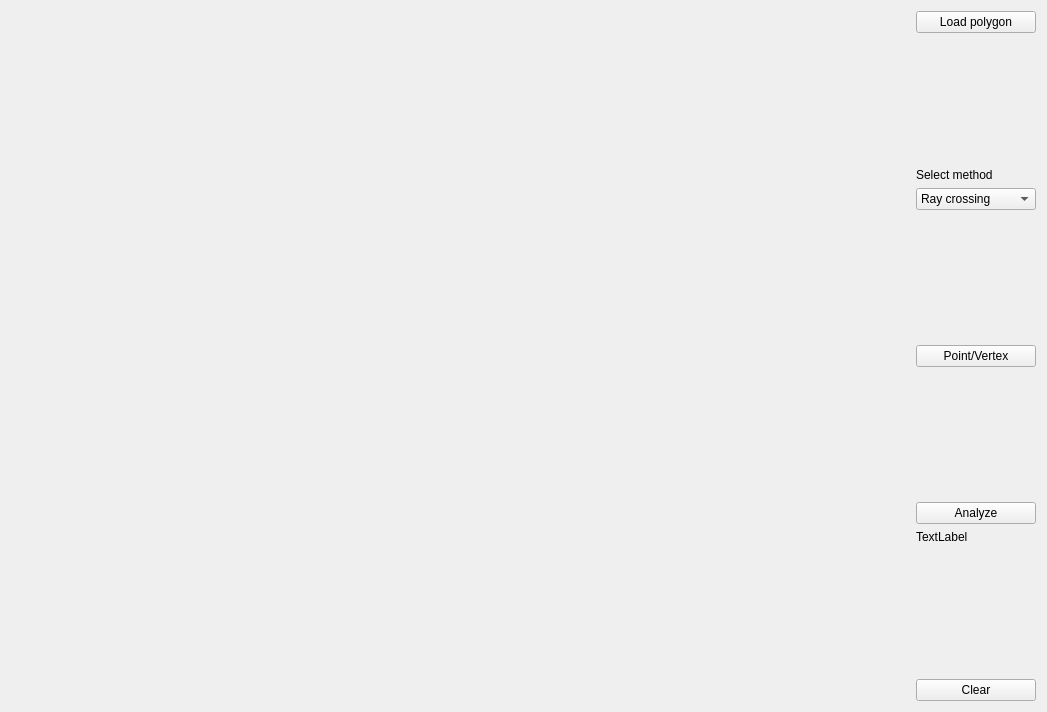
<?xml version="1.0" encoding="UTF-8"?>
<ui version="4.0">
 <class>Widget</class>
 <widget class="QWidget" name="Widget">
  <property name="geometry">
   <rect>
    <x>0</x>
    <y>0</y>
    <width>1047</width>
    <height>712</height>
   </rect>
  </property>
  <property name="windowTitle">
   <string>Point in Polygon</string>
  </property>
  <layout class="QHBoxLayout" name="horizontalLayout">
   <item>
    <widget class="Draw" name="Canvas" native="true">
     <property name="sizePolicy">
      <sizepolicy hsizetype="Preferred" vsizetype="Preferred">
       <horstretch>1</horstretch>
       <verstretch>1</verstretch>
      </sizepolicy>
     </property>
    </widget>
   </item>
   <item>
    <layout class="QVBoxLayout" name="verticalLayout">
     <item>
      <widget class="QPushButton" name="pushButtonLoad">
       <property name="text">
        <string>Load polygon</string>
       </property>
      </widget>
     </item>
     <item>
      <spacer name="verticalSpacer_4">
       <property name="orientation">
        <enum>Qt::Vertical</enum>
       </property>
       <property name="sizeHint" stdset="0">
        <size>
         <width>20</width>
         <height>40</height>
        </size>
       </property>
      </spacer>
     </item>
     <item>
      <widget class="QLabel" name="label_2">
       <property name="text">
        <string>Select method</string>
       </property>
      </widget>
     </item>
     <item>
      <widget class="QComboBox" name="comboBox">
       <item>
        <property name="text">
         <string>Ray crossing</string>
        </property>
       </item>
       <item>
        <property name="text">
         <string>Winding number</string>
        </property>
       </item>
      </widget>
     </item>
     <item>
      <spacer name="verticalSpacer_3">
       <property name="orientation">
        <enum>Qt::Vertical</enum>
       </property>
       <property name="sizeHint" stdset="0">
        <size>
         <width>20</width>
         <height>15</height>
        </size>
       </property>
      </spacer>
     </item>
     <item>
      <widget class="QPushButton" name="pushButton">
       <property name="text">
        <string>Point/Vertex</string>
       </property>
      </widget>
     </item>
     <item>
      <spacer name="verticalSpacer_2">
       <property name="orientation">
        <enum>Qt::Vertical</enum>
       </property>
       <property name="sizeHint" stdset="0">
        <size>
         <width>20</width>
         <height>100</height>
        </size>
       </property>
      </spacer>
     </item>
     <item>
      <widget class="QPushButton" name="pushButtonAnalyze">
       <property name="text">
        <string>Analyze</string>
       </property>
      </widget>
     </item>
     <item>
      <widget class="QLabel" name="label">
       <property name="text">
        <string>TextLabel</string>
       </property>
      </widget>
     </item>
     <item>
      <spacer name="verticalSpacer">
       <property name="orientation">
        <enum>Qt::Vertical</enum>
       </property>
       <property name="sizeHint" stdset="0">
        <size>
         <width>20</width>
         <height>40</height>
        </size>
       </property>
      </spacer>
     </item>
     <item>
      <widget class="QPushButton" name="pushButtonClear">
       <property name="text">
        <string>Clear</string>
       </property>
      </widget>
     </item>
    </layout>
   </item>
  </layout>
 </widget>
 <customwidgets>
  <customwidget>
   <class>Draw</class>
   <extends>QWidget</extends>
   <header>draw.h</header>
   <container>1</container>
  </customwidget>
 </customwidgets>
 <resources/>
 <connections/>
</ui>
